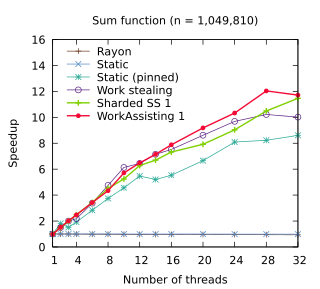

Reproduce this figure in gnuplot.
set title "Sum function (n = 1,049,810)"
set terminal pdf size 3.2,2.9
set output "./results/Sum_function_n___1,049,810.pdf"
set key on
set key top left Left reverse
set key samplen 2.5
set xrange [1:32]
set xtics (1, 4, 8, 12, 16, 20, 24, 28, 32)
set xlabel "Number of threads"
set yrange [0:16]
set ylabel "Speedup"
plot './results/Sum_function_n___1,049,810.dat' using 1:2 title "Rayon" pointsize 0.7 lw 1 pt 1 linecolor rgb "#6E3B23" with linespoints, \
  './results/Sum_function_n___1,049,810.dat' using 1:3 title "Static" pointsize 0.7 lw 1 pt 2 linecolor rgb "#5287C6" with linespoints, \
  './results/Sum_function_n___1,049,810.dat' using 1:4 title "Static (pinned)" pointsize 0.7 lw 1 pt 3 linecolor rgb "#24A793" with linespoints, \
  './results/Sum_function_n___1,049,810.dat' using 1:5 title "Work stealing" pointsize 0.7 lw 1 pt 6 linecolor rgb "#5B2182" with linespoints, \
  './results/Sum_function_n___1,049,810.dat' using 1:6 title "Sharded SS 1" pointsize 0.7 lw 2 pt 1 linecolor rgb "#80D000" with linespoints, \
  './results/Sum_function_n___1,049,810.dat' using 1:7 title "WorkAssisting 1" pointsize 0.4 lw 2 pt 7 linecolor rgb "#F40A35" with linespoints
